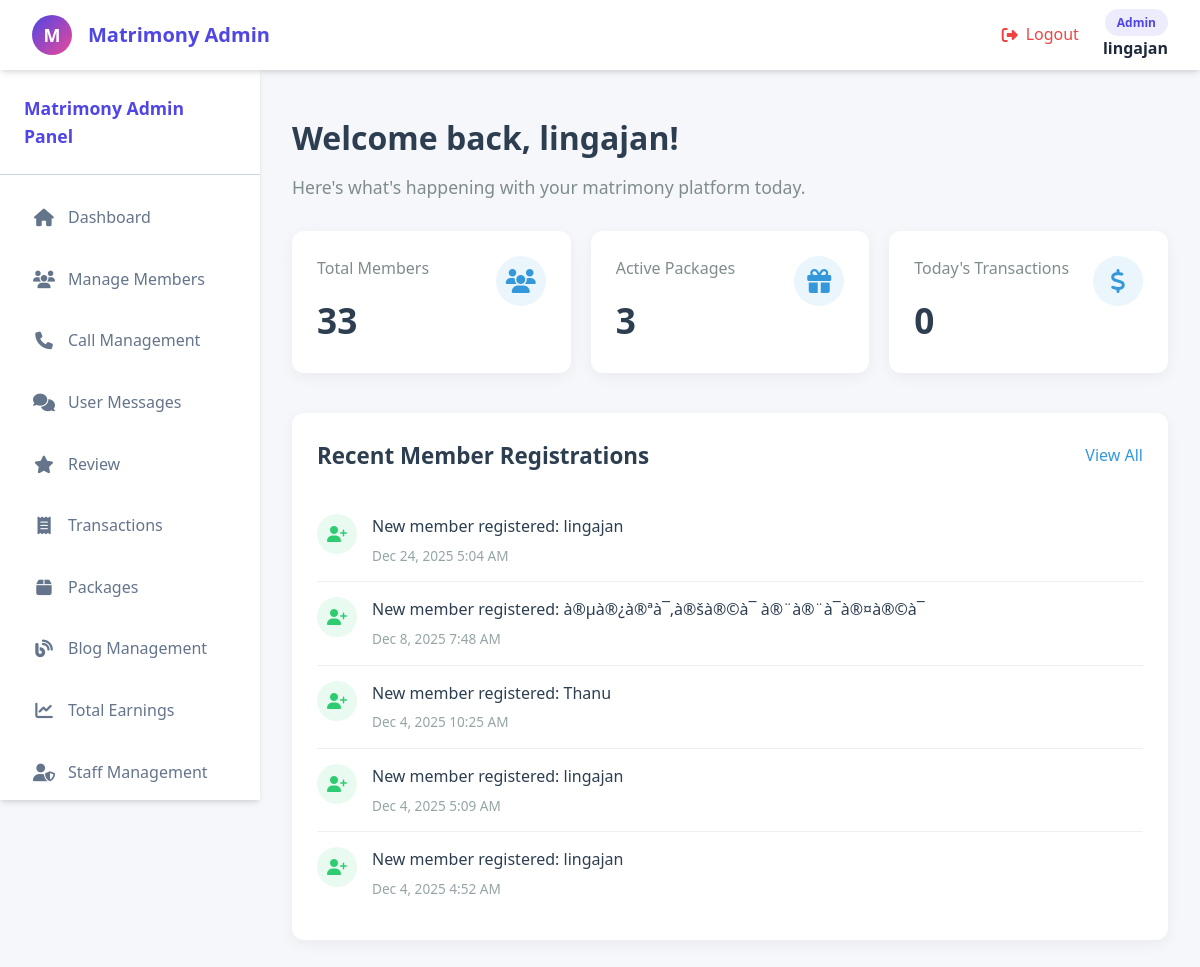
/AdminThennilavu/index.php (signed in), run on the app's committed database.
### tables this page shows
CREATE TABLE `members` (
  `id` int(11) NOT NULL,
  `name` varchar(100) NOT NULL,
  `photo` varchar(255) DEFAULT NULL,
  `looking_for` enum('Male','Female','Other') NOT NULL,
  `dob` date NOT NULL,
  `religion` varchar(50) NOT NULL,
  `gender` enum('Male','Female','Other') NOT NULL,
  `marital_status` enum('Single','Married','Divorced','Widowed','Deactivated') NOT NULL,
  `language` varchar(50) NOT NULL,
  `profession` varchar(100) DEFAULT NULL,
  `country` varchar(50) DEFAULT NULL,
  `phone` varchar(20) DEFAULT NULL,
  `smoking` enum('No','Yes','Occasionally') DEFAULT NULL,
  `drinking` enum('No','Yes','Occasionally') DEFAULT NULL,
  `present_address` text DEFAULT NULL,
  `city` varchar(50) DEFAULT NULL,
  `branch_id` int(11) DEFAULT NULL,
  `zip` varchar(20) DEFAULT NULL,
  `permanent_address` text DEFAULT NULL,
  `permanent_city` varchar(50) DEFAULT NULL,
  `package` varchar(50) DEFAULT NULL,
  `created_at` timestamp NOT NULL DEFAULT current_timestamp(),
  `user_id` int(11) DEFAULT NULL,
  `income` float DEFAULT NULL,
  `profile_hidden` tinyint(1) DEFAULT 0
);

### AdminThennilavu/config.php (called while the page is built, shortened)
<?php
function getDashboardStats($conn) {
    $stats = [];
    $res1 = $conn->query("SELECT COUNT(*) as cnt FROM members");
    $stats['total_members'] = $res1->fetch_assoc()['cnt'];
    $res2 = $conn->query("SELECT COUNT(*) as cnt FROM packages WHERE status='active'");
    $stats['active_packages'] = $res2->fetch_assoc()['cnt'];
    $res3 = $conn->query("SELECT COUNT(*) as cnt FROM userpackage WHERE DATE(start_date) = CURDATE() AND requestPackage = 'accept'");
    $stats['recent_transactions'] = $res3 ? $res3->fetch_assoc()['cnt'] : 0;
    $res4 = $conn->query("SELECT name, created_at FROM members ORDER BY created_at DESC LIMIT 5");
    $stats['recent_members'] = [];
    while ($row = $res4->fetch_assoc()) {
        $stats['recent_members'][] = $row;
    }
    return $stats;
}
?>

### AdminThennilavu/index.php (the view, shortened to what this page needs)
<?php
require_once 'header.php';
$stats = getDashboardStats($conn);
?>
<!DOCTYPE html>
<html lang="en">
<head>
    <link rel="stylesheet" href="https://cdnjs.cloudflare.com/ajax/libs/font-awesome/6.4.0/css/all.min.css">
</head>
<body>
<div class="welcome-section">
    <h1>Welcome back, <?= htmlspecialchars($name) ?>!</h1>
    <p>Here's what's happening with your matrimony platform today.</p>
    <div class="quick-stats">
        <div class="stat-card">
            <h3>Total Members</h3>
            <p><?= $stats['total_members'] ?></p>
            <div class="stat-icon">
                <i class="fas fa-users"></i>
            </div>
        </div>
        <div class="stat-card">
            <h3>Active Packages</h3>
            <p><?= $stats['active_packages'] ?></p>
            <div class="stat-icon">
                <i class="fas fa-gift"></i>
            </div>
        </div>
        <div class="stat-card">
            <h3>Today's Transactions</h3>
            <p><?= $stats['recent_transactions'] ?></p>
            <div class="stat-icon">
                <i class="fas fa-dollar-sign"></i>
            </div>
        </div>
    </div>
</div>
<div class="activity-section">
    <div class="section-header">
        <h2 class="section-title">Recent Member Registrations</h2>
        <a href="members.php" class="view-all">View All</a>
    </div>
    <ul class="activity-list">
        <?php if (!empty($stats['recent_members'])): ?>
            <?php foreach ($stats['recent_members'] as $member): ?>
                <li class="activity-item">
                    <div class="activity-icon">
                        <i class="fas fa-user-plus"></i>
                    </div>
                    <div class="activity-content">
                        <div class="activity-title">New member registered: <?= htmlspecialchars($member['name']) ?></div>
                        <div class="activity-time"><?= date('M j, Y g:i A', strtotime($member['created_at'])) ?></div>
                    </div>
                </li>
            <?php endforeach; ?>
        <?php endif; ?>
    </ul>
</div>
</body>
</html>

### AdminThennilavu/index.php (style rules this page uses)
* { margin: 0; padding: 0; box-sizing: border-box; font-family: 'Segoe UI', Tahoma, Geneva, Verdana, sans-serif; }
body { background-color: #f5f7fb; color: #333; line-height: 1.6; }
.welcome-section { margin-top: 80px; margin-bottom: 30px; }
.welcome-section h1 { font-size: 2rem; color: #2c3e50; margin-bottom: 10px; }
.welcome-section p { color: #7f8c8d; font-size: 1.1rem; margin-bottom: 30px; }
.quick-stats { display: grid; grid-template-columns: repeat(auto-fill, minmax(250px, 1fr)); gap: 20px; margin-bottom: 40px; }
.stat-card { background: white; border-radius: 12px; padding: 25px; box-shadow: 0 4px 15px rgba(0, 0, 0, 0.05); position: relative; transition: transform 0.3s ease, box-shadow 0.3s ease; }
.stat-card h3 { font-size: 1rem; color: #7f8c8d; margin-bottom: 10px; font-weight: 500; }
.stat-card p { font-size: 2.2rem; font-weight: 700; color: #2c3e50; margin-bottom: 0; }
.stat-icon { position: absolute; top: 25px; right: 25px; width: 50px; height: 50px; border-radius: 50%; display: flex; align-items: center; justify-content: center; background: rgba(52, 152, 219, 0.1); color: #3498db; font-size: 1.5rem; }
.activity-section { background: white; border-radius: 12px; padding: 25px; box-shadow: 0 4px 15px rgba(0, 0, 0, 0.05); }
.section-header { display: flex; justify-content: space-between; align-items: center; margin-bottom: 25px; }
.section-title { font-size: 1.4rem; color: #2c3e50; font-weight: 600; }
.view-all { color: #3498db; text-decoration: none; font-weight: 500; transition: color 0.3s ease; }
.activity-list { list-style: none; }
.activity-item { display: flex; padding: 15px 0; border-bottom: 1px solid #ecf0f1; }
.activity-item:last-child { border-bottom: none; }
.activity-icon { width: 40px; height: 40px; border-radius: 50%; background: rgba(46, 204, 113, 0.1); color: #2ecc71; display: flex; align-items: center; justify-content: center; margin-right: 15px; flex-shrink: 0; }
.activity-content { flex-grow: 1; }
.activity-title { font-weight: 500; color: #2c3e50; margin-bottom: 5px; }
.activity-time { font-size: 0.85rem; color: #95a5a6; }

### data on the page
members: name "lingajan", created_at "Dec 24, 2025 5:04 AM"
members: name "à®µà®¿à®ªà¯‚à®šà®©à¯ à®¨à®¨à¯à®¤à®©à¯", created_at "Dec 8, 2025 7:48 AM"
members: name "Thanu", created_at "Dec 4, 2025 10:25 AM"
members: name "lingajan", created_at "Dec 4, 2025 5:09 AM"
members: name "lingajan", created_at "Dec 4, 2025 4:52 AM"

### other printed values
$type "Admin"
$name "lingajan"
$stats['total_members'] "33"
$stats['active_packages'] "3"
$stats['recent_transactions'] "0"
